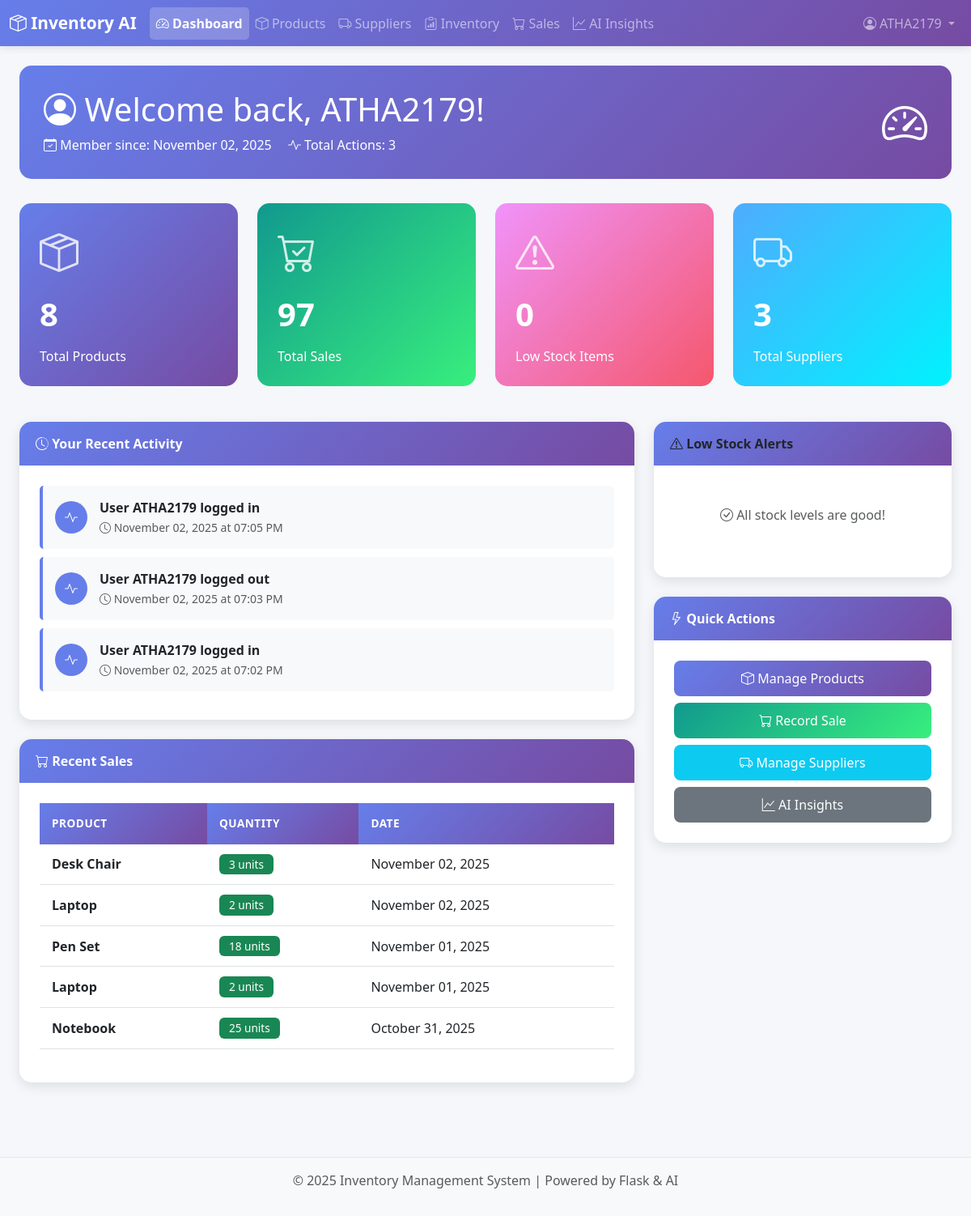
/dashboard (signed in), run on the app's committed database.
### models/database.py (models this page shows, shortened)
class User(UserMixin, db.Model):
    __tablename__ = 'users'
    user_id = db.Column(db.Integer, primary_key=True, autoincrement=True)
    username = db.Column(db.String(100), unique=True, nullable=False)
    email = db.Column(db.String(200), unique=True, nullable=False)
    password_hash = db.Column(db.String(200), nullable=False)
    join_date = db.Column(db.DateTime, nullable=False, default=datetime.utcnow)
    is_admin = db.Column(db.Boolean, default=False)
    activity_logs = db.relationship('ActivityLog', backref='user', lazy=True, cascade='all, delete-orphan')

class ActivityLog(db.Model):
    __tablename__ = 'activity_logs'
    log_id = db.Column(db.Integer, primary_key=True, autoincrement=True)
    user_id = db.Column(db.Integer, db.ForeignKey('users.user_id'), nullable=False)
    action_type = db.Column(db.String(100), nullable=False)
    affected_table = db.Column(db.String(100), nullable=False)
    affected_id = db.Column(db.Integer, nullable=True)
    description = db.Column(db.String(500), nullable=True)
    timestamp = db.Column(db.DateTime, nullable=False, default=datetime.utcnow)

class Sale(db.Model):
    __tablename__ = 'sales'
    sale_id = db.Column(db.Integer, primary_key=True, autoincrement=True)
    product_id = db.Column(db.Integer, db.ForeignKey('products.product_id'), nullable=False)
    quantity_sold = db.Column(db.Integer, nullable=False)
    sale_date = db.Column(db.Date, nullable=False, default=datetime.utcnow)

class Product(db.Model):
    __tablename__ = 'products'
    product_id = db.Column(db.Integer, primary_key=True, autoincrement=True)
    product_name = db.Column(db.String(200), nullable=False)
    category = db.Column(db.String(100), nullable=False)
    price = db.Column(db.Float, nullable=False)
    inventory = db.relationship('Inventory', backref='product', lazy=True, cascade='all, delete-orphan')
    sales = db.relationship('Sale', backref='product', lazy=True, cascade='all, delete-orphan')
    purchases = db.relationship('Purchase', backref='product', lazy=True, cascade='all, delete-orphan')

### app.py (the view)
@app.route('/dashboard')
@login_required
def dashboard():
    try:
        total_products = Product.query.count()
        total_sales = db.session.query(db.func.sum(Sale.quantity_sold)).scalar() or 0
        low_stock_count = Inventory.query.filter(Inventory.stock_quantity < 20).count()
        total_suppliers = Supplier.query.count()
        recent_sales = Sale.query.order_by(Sale.sale_date.desc()).limit(5).all()
        low_stock_items = db.session.query(Inventory, Product).join(
            Product, Inventory.product_id == Product.product_id
        ).filter(Inventory.stock_quantity < 20).limit(5).all()
        recent_activities = ActivityLog.query.filter_by(
            user_id=current_user.user_id
        ).order_by(ActivityLog.timestamp.desc()).limit(10).all()
        user_actions_count = ActivityLog.query.filter_by(user_id=current_user.user_id).count()
        return render_template('dashboard.html',
                             total_products=total_products,
                             total_sales=total_sales,
                             low_stock_count=low_stock_count,
                             total_suppliers=total_suppliers,
                             recent_sales=recent_sales,
                             low_stock_items=low_stock_items,
                             recent_activities=recent_activities,
                             user_actions_count=user_actions_count)
    except Exception as e:
        return render_template('dashboard.html', error=str(e))

### templates/dashboard.html (shortened to what this page needs)
{% extends "base.html" %}
{% block content %}
<div class="container-fluid">
    <div class="welcome-banner">
        <div class="row align-items-center">
            <div class="col-md-8">
                <h1><i class="bi bi-person-circle"></i> Welcome back, {{ current_user.username }}!</h1>
                <p class="mb-0">
                    <i class="bi bi-calendar-check"></i> Member since: {{ current_user.join_date.strftime('%B %d, %Y') if current_user.join_date else 'N/A' }}
                    <span class="ms-3"><i class="bi bi-activity"></i> Total Actions: {{ user_actions_count }}</span>
                </p>
            </div>
            <div class="col-md-4 text-end">
                <div class="display-4">
                    <i class="bi bi-speedometer2"></i>
                </div>
            </div>
        </div>
    </div>
    <div class="row">
        <div class="col-md-3">
            <div class="stat-card">
                <div class="stat-icon">
                    <i class="bi bi-box-seam"></i>
                </div>
                <div class="stat-number">{{ total_products }}</div>
                <div>Total Products</div>
            </div>
        </div>
        <div class="col-md-3">
            <div class="stat-card success">
                <div class="stat-icon">
                    <i class="bi bi-cart-check"></i>
                </div>
                <div class="stat-number">{{ total_sales }}</div>
                <div>Total Sales</div>
            </div>
        </div>
        <div class="col-md-3">
            <div class="stat-card warning">
                <div class="stat-icon">
                    <i class="bi bi-exclamation-triangle"></i>
                </div>
                <div class="stat-number">{{ low_stock_count }}</div>
                <div>Low Stock Items</div>
            </div>
        </div>
        <div class="col-md-3">
            <div class="stat-card info">
                <div class="stat-icon">
                    <i class="bi bi-truck"></i>
                </div>
                <div class="stat-number">{{ total_suppliers }}</div>
                <div>Total Suppliers</div>
            </div>
        </div>
    </div>
    <div class="row mt-4">
        <div class="col-md-8">
            <div class="card card-custom">
                <div class="card-header">
                    <i class="bi bi-clock-history"></i> Your Recent Activity
                </div>
                <div class="card-body">
                    {% if recent_activities %}
                        {% for activity in recent_activities %}
                        <div class="activity-item d-flex align-items-center">
                            <div class="activity-icon">
                                {% if 'add' in activity.action_type %}
                                    <i class="bi bi-plus-lg"></i>
                                {% elif 'edit' in activity.action_type or 'update' in activity.action_type %}
                                    <i class="bi bi-pencil"></i>
                                {% elif 'delete' in activity.action_type %}
                                    <i class="bi bi-trash"></i>
                                {% elif 'sale' in activity.action_type %}
                                    <i class="bi bi-cart"></i>
                                {% elif 'purchase' in activity.action_type %}
                                    <i class="bi bi-bag"></i>
                                {% else %}
                                    <i class="bi bi-activity"></i>
                                {% endif %}
                            </div>
                            <div class="flex-grow-1">
                                <strong>{{ activity.description or activity.action_type.replace('_', ' ').title() }}</strong>
                                <br>
                                <small class="text-muted">
                                    <i class="bi bi-clock"></i> {{ activity.timestamp.strftime('%B %d, %Y at %I:%M %p') if activity.timestamp else 'N/A' }}
                                </small>
                            </div>
                        </div>
                        {% endfor %}
                    {% else %}
                        <p class="text-muted text-center py-4">
                            <i class="bi bi-info-circle"></i> No recent activity. Start by adding products or recording sales!
                        </p>
                    {% endif %}
                </div>
            </div>
            <div class="card card-custom mt-4">
                <div class="card-header">
                    <i class="bi bi-cart"></i> Recent Sales
                </div>
                <div class="card-body">
                    {% if recent_sales %}
                        <div class="table-responsive">
                            <table class="table table-hover">
                                <thead>
                                    <tr>
                                        <th>Product</th>
                                        <th>Quantity</th>
                                        <th>Date</th>
                                    </tr>
                                </thead>
                                <tbody>
                                    {% for sale in recent_sales %}
                                    <tr>
                                        <td><strong>{{ sale.product.product_name }}</strong></td>
                                        <td><span class="badge bg-success">{{ sale.quantity_sold }} units</span></td>
                                        <td>{{ sale.sale_date.strftime('%B %d, %Y') if sale.sale_date else 'N/A' }}</td>
                                    </tr>
                                    {% endfor %}
                                </tbody>
                            </table>
                        </div>
                    {% else %}
                        <p class="text-muted text-center py-4">
                            <i class="bi bi-info-circle"></i> No recent sales recorded.
                        </p>
                    {% endif %}
                </div>
            </div>
        </div>
        <div class="col-md-4">
            <div class="card card-custom">
                <div class="card-header bg-warning text-dark">
                    <i class="bi bi-exclamation-triangle"></i> Low Stock Alerts
                </div>
                <div class="card-body">
                    {% if low_stock_items %}
                        {% for inventory, product in low_stock_items %}
                        <div class="low-stock-item">
                            <strong>{{ product.product_name }}</strong>
                            <br>
                            <small>
                                Stock: <span class="badge bg-warning text-dark">{{ inventory.stock_quantity }} units</span>
                            </small>
                        </div>
                        {% endfor %}
                        <div class="mt-3 text-center">
                            <a href="{{ url_for('inventory') }}" class="btn btn-warning btn-sm">
                                <i class="bi bi-box-seam"></i> Manage Inventory
                            </a>
                        </div>
                    {% else %}
                        <p class="text-muted text-center py-4">
                            <i class="bi bi-check-circle"></i> All stock levels are good!
                        </p>
                    {% endif %}
                </div>
            </div>
            <div class="card card-custom mt-4">
                <div class="card-header">
                    <i class="bi bi-lightning"></i> Quick Actions
                </div>
                <div class="card-body">
                    <div class="d-grid gap-2">
                        <a href="{{ url_for('products') }}" class="btn btn-primary">
                            <i class="bi bi-box"></i> Manage Products
                        </a>
                        <a href="{{ url_for('sales') }}" class="btn btn-success">
                            <i class="bi bi-cart"></i> Record Sale
                        </a>
                        <a href="{{ url_for('suppliers') }}" class="btn btn-info text-white">
                            <i class="bi bi-truck"></i> Manage Suppliers
                        </a>
                        <a href="{{ url_for('ai_insights') }}" class="btn btn-secondary">
                            <i class="bi bi-graph-up"></i> AI Insights
                        </a>
                    </div>
                </div>
            </div>
        </div>
    </div>
</div>
{% endblock %}

### templates/base.html (shortened to what this page needs)
<!DOCTYPE html>
<html lang="en">
<head>
    <link href="https://cdn.jsdelivr.net/npm/bootstrap@5.3.0/dist/css/bootstrap.min.css" rel="stylesheet">
    <link rel="stylesheet" href="https://cdn.jsdelivr.net/npm/bootstrap-icons@1.10.0/font/bootstrap-icons.css">
    <link rel="stylesheet" href="{{ url_for('static', filename='css/style.css') }}">
</head>
<body>
    <nav class="navbar navbar-expand-lg navbar-dark bg-primary">
        <div class="container-fluid">
            <a class="navbar-brand" href="{% if current_user.is_authenticated %}{{ url_for('dashboard') }}{% else %}{{ url_for('home') }}{% endif %}">
                <i class="bi bi-box-seam"></i> Inventory AI
            </a>
            <div class="collapse navbar-collapse" id="navbarNav">
                {% if current_user.is_authenticated %}
                <ul class="navbar-nav me-auto">
                    <li class="nav-item">
                        <a class="nav-link {% if request.endpoint == 'dashboard' %}active{% endif %}" href="{{ url_for('dashboard') }}">
                            <i class="bi bi-speedometer2"></i> Dashboard
                        </a>
                    </li>
                    <li class="nav-item">
                        <a class="nav-link {% if request.endpoint == 'products' %}active{% endif %}" href="{{ url_for('products') }}">
                            <i class="bi bi-box"></i> Products
                        </a>
                    </li>
                    <li class="nav-item">
                        <a class="nav-link {% if request.endpoint == 'suppliers' %}active{% endif %}" href="{{ url_for('suppliers') }}">
                            <i class="bi bi-truck"></i> Suppliers
                        </a>
                    </li>
                    <li class="nav-item">
                        <a class="nav-link {% if request.endpoint == 'inventory' %}active{% endif %}" href="{{ url_for('inventory') }}">
                            <i class="bi bi-clipboard-data"></i> Inventory
                        </a>
                    </li>
                    <li class="nav-item">
                        <a class="nav-link {% if request.endpoint == 'sales' %}active{% endif %}" href="{{ url_for('sales') }}">
                            <i class="bi bi-cart"></i> Sales
                        </a>
                    </li>
                    <li class="nav-item">
                        <a class="nav-link {% if request.endpoint == 'ai_insights' %}active{% endif %}" href="{{ url_for('ai_insights') }}">
                            <i class="bi bi-graph-up"></i> AI Insights
                        </a>
                    </li>
                </ul>
                <ul class="navbar-nav ms-auto">
                    <li class="nav-item dropdown">
                        <a class="nav-link dropdown-toggle" href="#" id="userDropdown" role="button" data-bs-toggle="dropdown" aria-expanded="false">
                            <i class="bi bi-person-circle"></i> {{ current_user.username }}
                        </a>
                    </li>
                </ul>
                {% endif %}
            </div>
        </div>
    </nav>
    <main class="container-fluid py-4">
        {% block content %}{% endblock %}
    </main>
    <footer class="bg-light text-center text-muted py-3 mt-5">
        <p>&copy; 2025 Inventory Management System | Powered by Flask & AI</p>
    </footer>
</body>
</html>

### data on the page
User: username "ATHA2179", join_date "November 02, 2025"
ActivityLog: description "User ATHA2179 logged in", timestamp "November 02, 2025 at 07:05 PM"
ActivityLog: description "User ATHA2179 logged out", timestamp "November 02, 2025 at 07:03 PM"
ActivityLog: description "User ATHA2179 logged in", timestamp "November 02, 2025 at 07:02 PM"
Sale: product.product_name "Desk Chair", quantity_sold "3", sale_date "November 02, 2025"
Sale: product.product_name "Laptop", quantity_sold "2", sale_date "November 02, 2025"
Sale: product.product_name "Pen Set", quantity_sold "18", sale_date "November 01, 2025"
Sale: product.product_name "Laptop", quantity_sold "2", sale_date "November 01, 2025"
Sale: product.product_name "Notebook", quantity_sold "25", sale_date "October 31, 2025"

### other printed values
{{ user_actions_count }} "3"
{{ total_products }} "8"
{{ total_sales }} "97"
{{ low_stock_count }} "0"
{{ total_suppliers }} "3"
